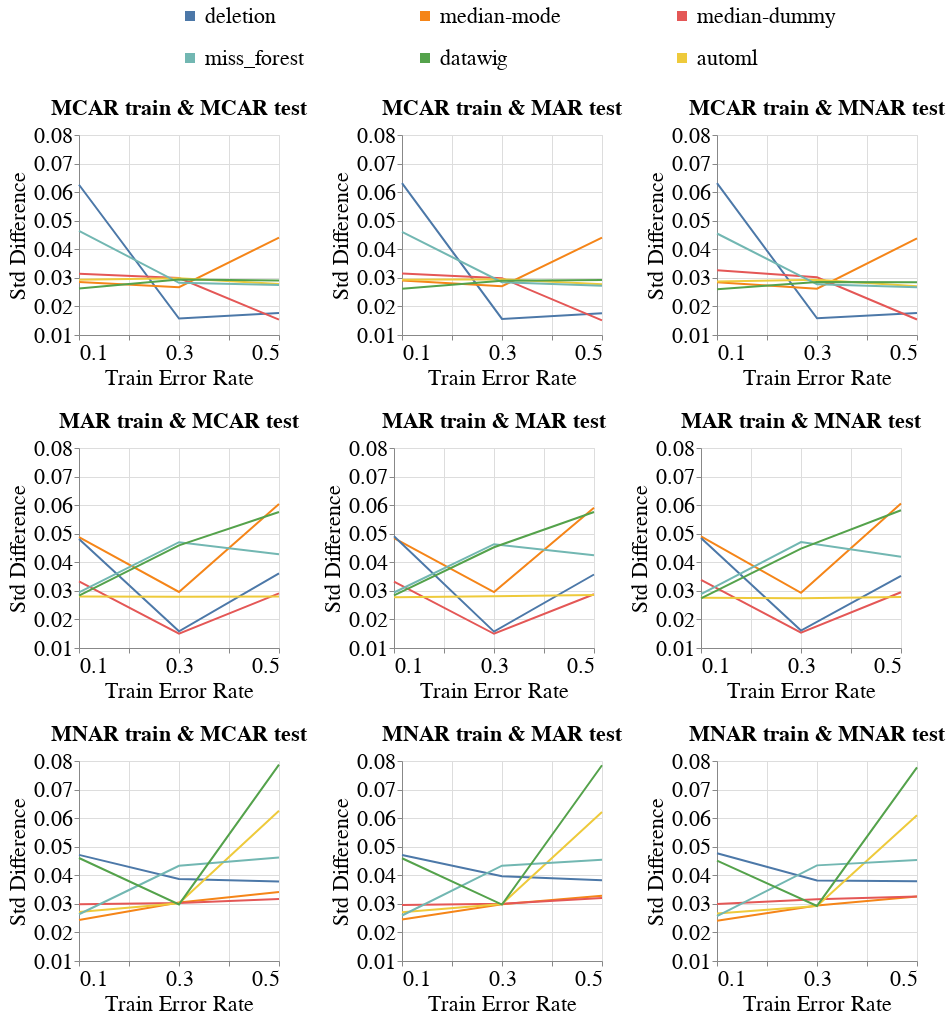

The code cell stored with this chart in its notebook:
### Code cell
create_exp2_line_bands_for_diff_imputers(dataset_name=DATASET_NAME,
                                         model_name='mlp_clf',
                                         metric_name='Std_Difference',
                                         db_client=db_client,
                                         group=SENSITIVE_ATTR_FOR_DISPARITY_METRICS,
                                         with_band=False)
